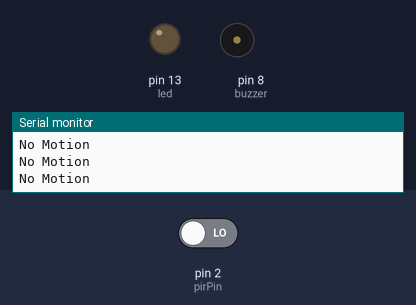
Recording of a sketch running on a simulated Arduino Uno, built with avr-gcc and run on an emulated ATmega328P. Parts: output pins drawn as LEDs (lit = HIGH), buzzer (waves = sounding), the last lines printed to the serial monitor. The inputs (shaded band) are chosen by the test bench; at power-on: pin 2 (pirPin) LOW.

Above: at 1.2 s.
1.3 s: pin 2 (pirPin) driven HIGH
At 2.3 s:
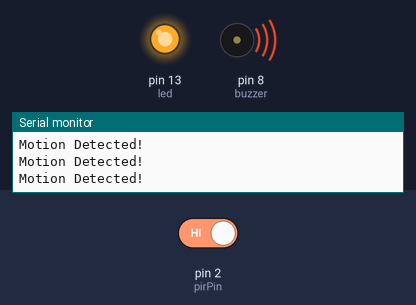
2.9 s: pin 2 (pirPin) driven LOW
At 3.6 s:
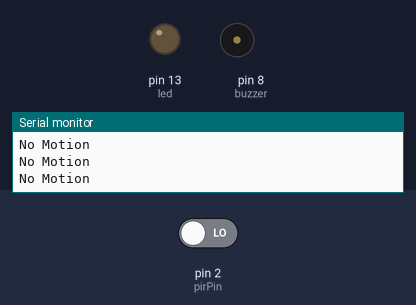
Timing chart, 0 to 5.9 s (numbered marks = the images above; inputs shaded):
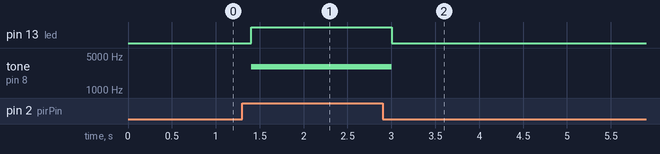

The sketch:

motiondetectionalarmsystem.ino
```cpp
int pirPin = 2;
int buzzer = 8;
int led = 13;

void setup() {
  pinMode(pirPin, INPUT);
  pinMode(buzzer, OUTPUT);
  pinMode(led, OUTPUT);

  Serial.begin(9600);
}

void loop() {

  int motion = digitalRead(pirPin);

  if (motion == HIGH) {

    tone(buzzer, 3000);   // Loud sound
    digitalWrite(led, HIGH);

    Serial.println("Motion Detected!");

  } else {

    noTone(buzzer);
    digitalWrite(led, LOW);

    Serial.println("No Motion");
  }

  delay(200);
}
```

Measured:
- after the input at 1.3 s, pin 13 (led): LOW → HIGH after 0.10 s; tone on pin 8 (buzzer): silent → 3000 Hz after 0.10 s
- after the input at 2.9 s, pin 13 (led): HIGH → LOW after 0.10 s; tone on pin 8 (buzzer): 3000 Hz → silent after 0.10 s
